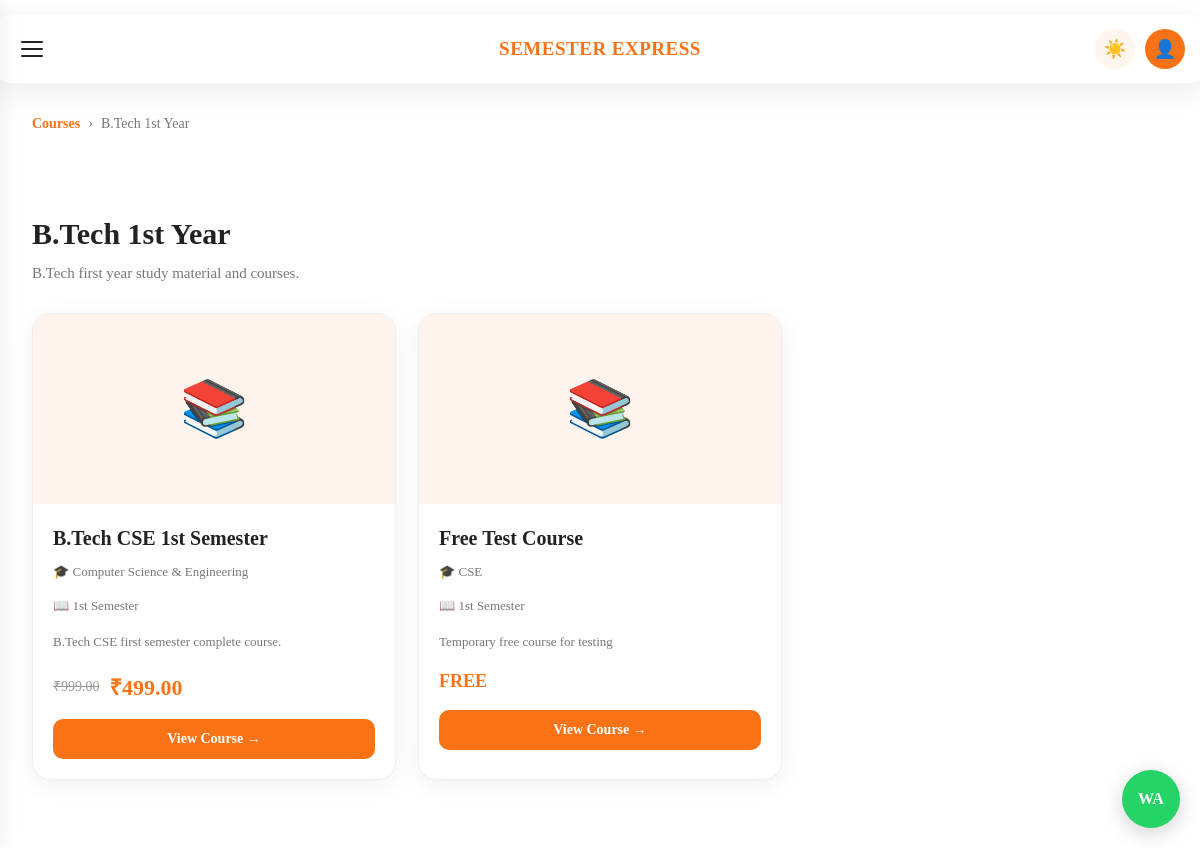
/courses/collection/1/, run on the app's committed database.
### courses/models.py (models this page shows, shortened)
class Collection(models.Model):
    name = models.CharField(max_length=200)
    description = models.TextField(blank=True)
    image = models.ImageField(
        upload_to="collections/",
        blank=True,
        null=True
    )
    is_active = models.BooleanField(default=True)
    created_at = models.DateTimeField(auto_now_add=True)
    class Meta:
        ordering = ["name"]

class Course(models.Model):
    collection = models.ForeignKey(
        Collection,
        on_delete=models.CASCADE,
        related_name="courses"
    )
    name = models.CharField(max_length=200)
    branch = models.CharField(
        max_length=150,
        blank=True
    )
    semester = models.CharField(
        max_length=50,
        blank=True
    )
    description = models.TextField(blank=True)
    image = models.ImageField(
        upload_to="courses/",
        blank=True,
        null=True
    )
    price = models.DecimalField(
        max_digits=10,
        decimal_places=2,
        default=0
    )
    original_price = models.DecimalField(
        max_digits=10,
        decimal_places=2,
        default=0
    )
    is_paid = models.BooleanField(default=True)
    is_active = models.BooleanField(default=True)
    created_at = models.DateTimeField(auto_now_add=True)
    class Meta:
        ordering = ["name"]

### courses/views.py (the view)
def collection_detail(request, collection_id):
    collection = get_object_or_404(
        Collection,
        id=collection_id,
        is_active=True
    )
    courses = Course.objects.filter(
        collection=collection,
        is_active=True
    )
    context = {
        "collection": collection,
        "courses": courses,
    }
    return render(
        request,
        "courses/collection_detail.html",
        context
    )

### templates/courses/collection_detail.html (shortened to what this page needs)
{% load static %}
<!DOCTYPE html>
<html lang="en">
<head>
    <link rel="stylesheet" href="{% static 'css/style.css' %}">
    <link rel="stylesheet" href="{% static 'css/dashboard.css' %}">
    <link rel="stylesheet" href="{% static 'css/responsive.css' %}">
</head>
<body>
<header class="top-header">
    <button
        type="button"
        class="menu-btn"
        id="menuBtn"
    >
        <span></span>
        <span></span>
        <span></span>
    </button>
    <div class="logo">
        SEMESTER EXPRESS
    </div>
    <div class="header-right">
        <button
            type="button"
            class="theme-btn"
            id="themeBtn"
        >
        </button>
        <a
            href="{% url 'dashboard:profile' %}"
            class="profile-btn"
        >
            👤
        </a>
    </div>
</header>
    <main class="dashboard-main">
        <div class="breadcrumb">
            <a href="{% url 'courses:collections' %}">
                Courses
            </a>
            <span>›</span>
            <span>{{ collection.name }}</span>
        </div>
        <section class="course-page-header">
            <h1>{{ collection.name }}</h1>
            {% if collection.description %}
                <p>{{ collection.description }}</p>
            {% else %}
                <p>Explore courses available in this collection.</p>
            {% endif %}
        </section>
        {% if courses %}
            <div class="course-grid">
                {% for course in courses %}
                    <div class="course-card">
                        <div class="course-card-image">
                            {% if course.image %}
                                <img
                                    src="{{ course.image.url }}"
                                    alt="{{ course.name }}"
                                >
                            {% else %}
                                <div class="course-image-placeholder">
                                    📚
                                </div>
                            {% endif %}
                        </div>
                        <div class="course-card-content">
                            <h2>{{ course.name }}</h2>
                            {% if course.branch %}
                                <p class="course-info">
                                    🎓 {{ course.branch }}
                                </p>
                            {% endif %}
                            {% if course.semester %}
                                <p class="course-info">
                                    📖 {{ course.semester }}
                                </p>
                            {% endif %}
                            {% if course.description %}
                                <p class="course-description">
                                    {{ course.description }}
                                </p>
                            {% endif %}
{% if course.is_paid %}
    <div class="course-price">
        {% if course.original_price %}
            <span class="course-original-price">
                ₹{{ course.original_price }}
            </span>
        {% endif %}
        <strong>
            ₹{{ course.price }}
        </strong>
    </div>
{% else %}
    <strong class="free-label">
        FREE
    </strong>
{% endif %}
                            <a
                                href="{% url 'courses:course_detail' course.id %}"
                                class="course-view-button"
                            >
                                View Course →
                            </a>
                        </div>
                    </div>
                {% endfor %}
            </div>
        {% endif %}
    </main>
    <a href="https://chat.whatsapp.com/DHzkH2NvlEI9miAnLLJ3BN" class="whatsapp-button">
    </a>
</body>
</html>

### static/css/style.css (style rules this page uses)
.course-page-header { margin-bottom: 28px; }
.course-page-header h1 { margin: 0 0 8px; font-size: 30px; font-weight: 700; color: #222; }
.course-page-header p { margin: 0; color: #777; font-size: 15px; line-height: 1.6; }
.course-image-placeholder { width: 100%; height: 100%; display: flex; align-items: center; justify-content: center; font-size: 55px; background: #fff4ed; }
.course-grid { display: grid; grid-template-columns: repeat(3, 1fr); gap: 22px; }
.course-card { background: #fff; border: 1px solid #eeeeee; border-radius: 18px; overflow: hidden; transition: 0.25s ease; }
.course-card-image { width: 100%; height: 190px; background: #f5f5f5; overflow: hidden; }
.course-card-content { padding: 20px; }
.course-card-content h2 { margin: 0 0 12px; font-size: 20px; line-height: 1.4; color: #222; }
.course-info { margin: 5px 0; color: #666; font-size: 14px; }
.course-description { margin: 14px 0; color: #777; font-size: 14px; line-height: 1.6; }
.course-price { display: flex; align-items: center; gap: 10px; margin: 18px 0; }
.course-price strong { color: #f97316; font-size: 22px; }
.course-original-price { color: #999; text-decoration: line-through; font-size: 14px; }
.course-view-button { display: block; width: 100%; box-sizing: border-box; padding: 12px 18px; background: #f97316; color: #fff; text-align: center; text-decoration: none; border-radius: 10px; font-size: 14px; font-weight: 600; transition: 0.2s ease; }
.free-label { display: block; margin: 12px 0 18px; color: #f97316; font-size: 18px; }

### static/css/dashboard.css (style rules this page uses)
.top-header { position: fixed; top: 15px; left: 50%; transform: translateX(-50%); width: calc(100% - 30px); max-width: 1200px; height: 68px; background: #ffffff; border-radius: 18px; display: flex; align-items: center; justify-content: space-between; padding: 0 22px; box-shadow: 0 8px 30px rgba(0, 0, 0, 0.08); z-index: 100; }
.menu-btn { width: 42px; height: 42px; border: none; background: transparent; display: flex; flex-direction: column; justify-content: center; gap: 5px; cursor: pointer; }
.menu-btn span { display: block; width: 22px; height: 2px; background: #222; border-radius: 10px; }
.logo { position: absolute; left: 50%; transform: translateX(-50%); font-size: 19px; font-weight: 800; letter-spacing: 0.5px; color: #f97316; }
.header-right { display: flex; align-items: center; gap: 10px; }
.theme-btn { width: 40px; height: 40px; border: none; border-radius: 50%; background: #fff7ed; cursor: pointer; font-size: 18px; }
.profile-btn { width: 40px; height: 40px; border-radius: 50%; background: #f97316; color: white; display: flex; align-items: center; justify-content: center; text-decoration: none; font-size: 18px; }
.course-grid { display: grid; grid-template-columns: repeat(3, 1fr); gap: 22px; }
.course-card { background: #ffffff; border-radius: 18px; overflow: hidden; box-shadow: 0 5px 25px rgba(0, 0, 0, 0.06); transition: transform 0.2s ease, box-shadow 0.2s ease; }
.course-card-content { padding: 20px; }
.course-card p { margin: 0 0 18px; color: #777; font-size: 13px; }
.whatsapp-button { position: fixed; right: 20px; bottom: 20px; width: 58px; height: 58px; border-radius: 50%; background: #25D366; color: white; display: flex; align-items: center; justify-content: center; text-decoration: none; font-size: 0; box-shadow: 0 5px 20px rgba(0, 0, 0, 0.18); z-index: 900; }
.whatsapp-button::after { content: "WA"; font-size: 16px; font-weight: 700; }
.header-right { margin-left: auto; display: flex; align-items: center; gap: 10px; }
.dashboard-main { width: 100%; box-sizing: border-box; }
.dashboard-main { width: 100%; max-width: 1200px; margin: 0 auto; padding: 25px 24px 60px; box-sizing: border-box; }
.dashboard-main .breadcrumb { display: flex; align-items: center; flex-wrap: wrap; gap: 8px; margin-bottom: 22px; margin-top: 80px; color: #777; font-size: 14px; line-height: 1.6; }
.dashboard-main .breadcrumb a { color: #f97316; text-decoration: none; font-weight: 600; }
.dashboard-main .course-page-header { margin-bottom: 28px; margin-top: 80px; }
.dashboard-main .course-page-header h1 { margin: 0 0 8px; color: #222; font-size: 30px; font-weight: 700; line-height: 1.25; }
.dashboard-main .course-page-header p { margin: 0; color: #777; font-size: 15px; line-height: 1.6; }

### data on the page
Collection: name "B.Tech 1st Year", description "B.Tech first year study material and courses."
Course: name "B.Tech CSE 1st Semester", branch "Computer Science & Engineering", semester "1st Semester", description "B.Tech CSE first semester complete course.", original_price "999.00", price "499.00"
Course: name "Free Test Course", branch "CSE", semester "1st Semester", description "Temporary free course for testing", is_paid "FREE"
